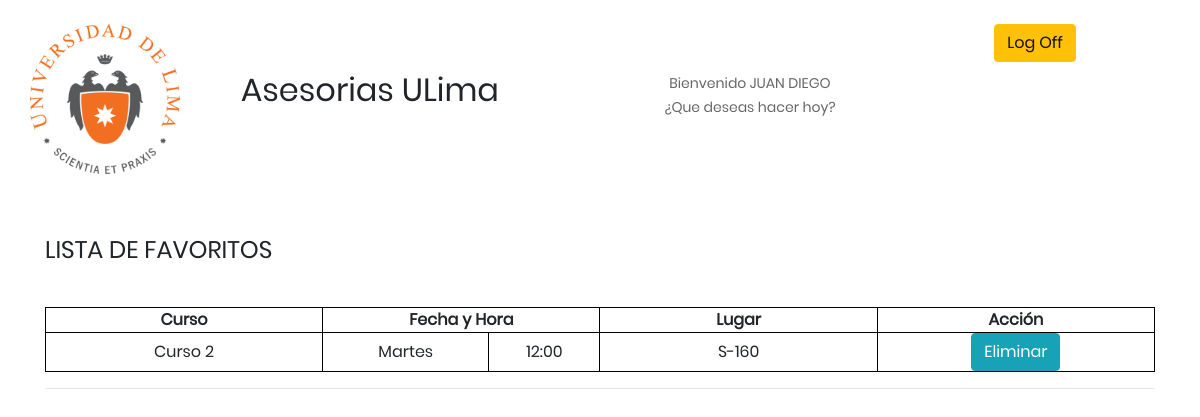
Screenshot of /alumno/favoritos/ (signed in) with the database file from the repository.
### alumno/models.py (models this page shows, shortened)
class Alumno(models.Model):
    nombre = models.CharField(max_length=60)
    apellido = models.CharField(max_length=50)
    password = models.CharField(max_length=20)
    codigoUlima  = models.CharField(max_length=20, unique=True)
    email  = models.CharField(max_length=30, unique=True)

class Favorito(models.Model):
    asesoria = models.ForeignKey(Asesoria, on_delete=models.CASCADE)
    alumno = models.ForeignKey(Alumno, on_delete=models.CASCADE)
    class Meta:
        unique_together = ('asesoria', 'alumno',)

### profesor/models.py (models this page shows, shortened)
class Asesoria(models.Model):
    dia_semana = (
        ('Lunes', 'Lunes'),
        ('Martes', 'Martes'),
        ('Miércoles', 'Miércoles'),
        ('Jueves', 'Jueves'),
        ('Viernes', 'Viernes'),
    )
    codProfesor = models.ForeignKey( Profesor, on_delete=models.CASCADE)
    codCurso= models.ForeignKey(Curso, on_delete=models.CASCADE,)
    fechaAsesoria = models.CharField(max_length=12, choices=dia_semana)
    horaInicio = models.TimeField(default="12:00")
    lugar = models.ForeignKey(Salon, on_delete=models.CASCADE)

class Curso(models.Model):
    nombreCurso = models.CharField(max_length=50)
    seccion = models.IntegerField()
    codProfesor = models.ForeignKey(Profesor, on_delete=models.CASCADE)

class Salon(models.Model):
    lugar = models.CharField(max_length = 10, unique= True)

### alumno/views.py (the view)
# urls.py: path('favoritos/', views.favoritos),
def favoritos(request):
    user_id = request.session.get('user', None)
    user = Alumno.objects.filter(pk=user_id).first()
    if user != None:
        favoritos = user.favorito_set.all()
        args = {"favoritos": favoritos, "usuario": user}
        return render(request, 'alumno/Tony/favoritos.html', args)
    return redirect('/alumno/login')

### templates/alumno/Tony/favoritos.html (shortened to what this page needs)
{% extends "alumno/base.html" %}
{%load staticfiles %}
{% block body %}
	<div>
		<br />
	</div>
	<div class="container text-center">
		<div class= "row">
			<div>
				<a href="../home">
					<img margin-left="100" width="150" height="150" src="{% static 'images\logo.jpg' %}" />
				</a>
			</div>
			<div class = "col-sm-4">
				<br />
				<br />
				<h2 align-content: "center">Asesorias ULima</h2>
			</div>
			<div class = "col-sm-4">
				<br /><br />
				<p> Bienvenido {{usuario.nombre| upper}} </p>
				<p> ¿Que deseas hacer hoy? </p>
			</div>
					<div class = "col-sm-2">
						<a href="{% url 'alumno:log_out' %}" class="btn btn-warning">Log Off</a>
					</div>
	  </div>
	</div>
	<br />
	<br />
  <div>
    <div class="container">
      <h4>LISTA DE FAVORITOS</h4>
      <br>
      <ul>
            <li>
              <table>
								<tr>
									<th>Curso</th>
									<th colspan="2">Fecha y Hora</th>
									<th>Lugar</th>
									<th>Acción</th>
								</tr>
								{% for favorito in favoritos %}
									<tr>
								    <td>{{favorito.asesoria.codCurso.nombreCurso}}</td>
								    <td>{{favorito.asesoria.fechaAsesoria}}</td>
										<td>{{favorito.asesoria.horaInicio|time:'H:i'}}</td>
								    <td>{{favorito.asesoria.lugar.lugar}}</td>
										<td>
											<a href="{% url 'alumno:eliminar_favorito' favorito.pk %}" class="btn btn-info" >Eliminar</a>
										</td>
								  </tr>
                {% endfor%}
							</table>
            </li>
            <hr>
      </ul>
    </div>
	</div>
{% endblock %}

### static/css/main.css (style rules this page uses)
* { margin: 0px; padding: 0px; box-sizing: border-box; }
body, html { height: 100%; font-family: Poppins-Regular, sans-serif; }
a { font-family: Poppins-Regular; font-size: 14px; line-height: 1.7; color: #666666; margin: 0px; transition: all 0.4s; -webkit-transition: all 0.4s; -o-transition: all 0.4s; -moz-transition: all 0.4s; }
h1,h2,h3,h4,h5,h6 { margin: 0px; }
p { font-family: Poppins-Regular; font-size: 14px; line-height: 1.7; color: #666666; margin: 0px; }
ul, li { margin: 0px; list-style-type: none; }
.container .row div { margin-bottom: 15px !important }
table { width: 100%; margin-top: 20px; }
th { width: 20%; }
table, th, td { border: 1px solid black; text-align: center; }

### rows the page displays
Alumno: nombre "JUAN DIEGO"
Favorito: asesoria.codCurso.nombreCurso "Curso 2", asesoria.fechaAsesoria "Martes", asesoria.horaInicio "12:00", asesoria.lugar.lugar "S-160"
